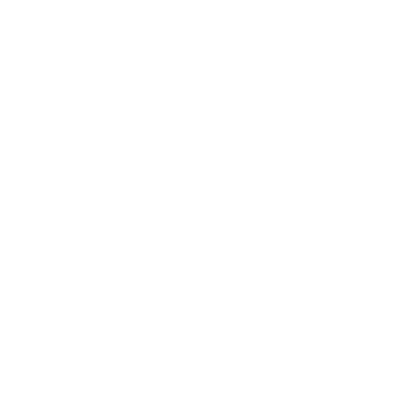
Frame 1 (no input)
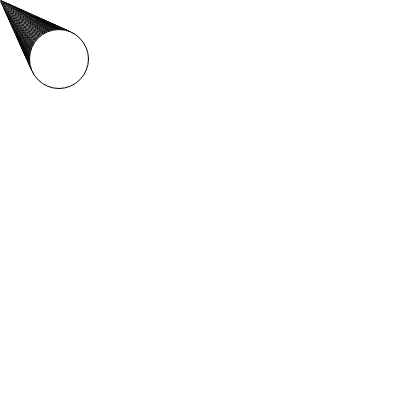
Frame 60 (no input)
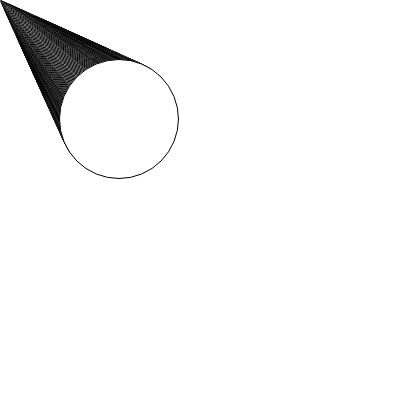
Frame 120 (the mouse pressed at the canvas centre since frame 60)

The p5.js sketch that drew these frames (run headless with seeded random() and noise() and a simulated clock; from frame 60 on, the mouse is pressed at the canvas centre):

// p5.js sketch
// ── sketch.js
let x = 0;

function setup() {
  createCanvas(400, 400);
}

function draw() {
  // background(220);
  circle(x, x, x);
  x = x + 1;
}
